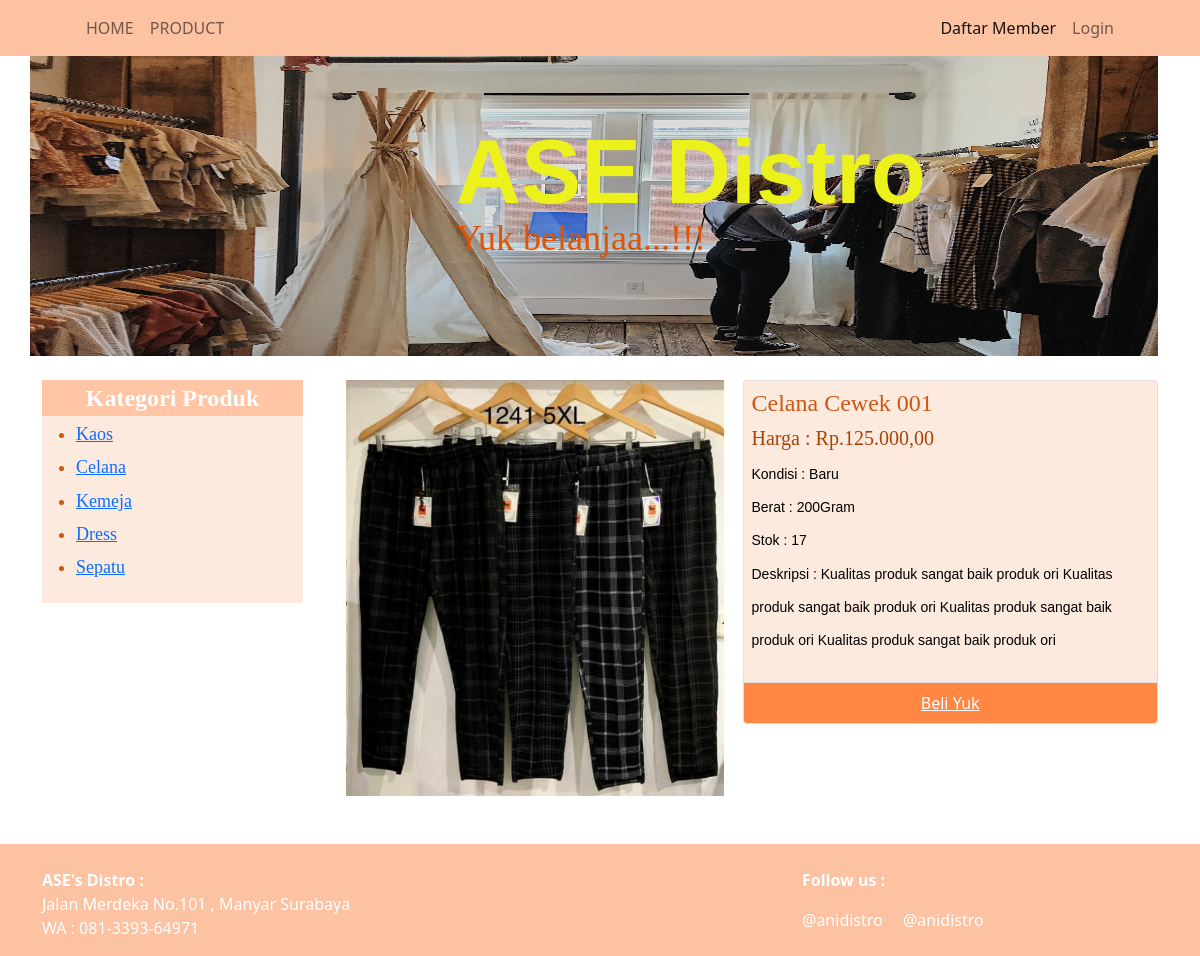
The app's page /?page=detailproduk&id=7 with its own data.
### tables this page shows
CREATE TABLE `mst_produk` (
  `idproduk` int(11) NOT NULL AUTO_INCREMENT,
  `nmproduk` varchar(50) NOT NULL,
  `gambar` varchar(25) NOT NULL,
  `idkategori` int(11) NOT NULL,
  `harga` int(11) NOT NULL,
  `stock` int(11) NOT NULL,
  `kondisi` varchar(10) NOT NULL,
  `deskripsi` text NOT NULL,
  `berat` varchar(10) NOT NULL,
  PRIMARY KEY (`idproduk`),
  KEY `fk_id_kategori` (`idkategori`),
  CONSTRAINT `fk_id_kategori` FOREIGN KEY (`idkategori`) REFERENCES `kategoriproduk` (`idkategori`)
);

### detailproduk.php (the view)
<?php
function rupiah($angka){
	$hasil_rupiah = "Rp." . number_format($angka,2,',', '.');
	return $hasil_rupiah;
}
?>
<div class="container pb-5">
	<div class="row">
		<div class="col-md-3 pt-4">
			<div class="kategori-title">Kategori Produk</div>
			<div class="subkategori" id="subkategori"></div>
		</div>
		<div class="col-md-9 pt-4">
		<?php
				$dtlproduk = mysqli_query($koneksidb,"select*from mst_produk ")
					or die("gagal akses table mst_menu ".mysqli_error($koneksidb));
				while($p = mysqli_fetch_array($dtlproduk)){
					if(isset($_GET['id']) == ($_GET['id']==$p['idproduk'])){
			?>
			<div class="row">
				<div class="col-md-6 pe-0">
					<img src="assets/img/<?= $p['gambar'];?>" class="card-img-top" alt="..." />
				</div>
				<div class="col-md-6 ps-0">
					<div class="card">
						<div class="card-body subkategori p-2">
							<h4><?= $p['nmproduk'];?></h4>
							<h5 class="harga">Harga : <?= rupiah($p['harga']); ?></h5>
							<p style="color: black; font-family: Arial, Helvetica, sans-serif; font-size: 14px">
								Kondisi : <?= $p['kondisi'];?> <br />
								Berat : <?= $p['berat'];?> <br />
								Stok : <?= $p['stock'];?> <br />
								Deskripsi : <?= $p['deskripsi'];?> <br />
							</p>
						</div>
						<ul class="list-group list-group-flush">
							<li class="list-group-item btndetail">
								<a href="http://wa.me/6281339364971?text=Saya mau beli Sweater 001- white , Harga Rp. 100,000 "
									target="_blank" class="text-white">Beli Yuk</a>
							</li>
						</ul>
					</div>
				</div>
			</div>
		</div>
	</div>
	<?php
	}
	}
	?>
</div>

### assets/styles.css (style rules this page uses)
.kategori-title { position: relative; background: #ffc5a4; color: white; text-align: center; font-size: 24px; font-family: cursive; font-weight: bold; }
.subkategori { background: #fdeadf; color: #cf5612; font-size: 18px; font-family: cursive; line-height: 25pt; padding: 2px; }
.harga { color: #aa4208; }
.btndetail { background: #ff8743; border: 3px solid #ff8743; box-sizing: border-box; color: white; text-align: center; }

### records on screen
mst_produk: gambar (picture), nmproduk "Celana Cewek 001", harga "Rp.125.000,00", kondisi "Baru", berat "200Gram", stock "17", deskripsi "Kualitas produk sangat baik produk ori Kualitas produk sangat baik produk ori Kualitas produk sangat baik produk ori Kualitas produk sangat baik produk ori"
